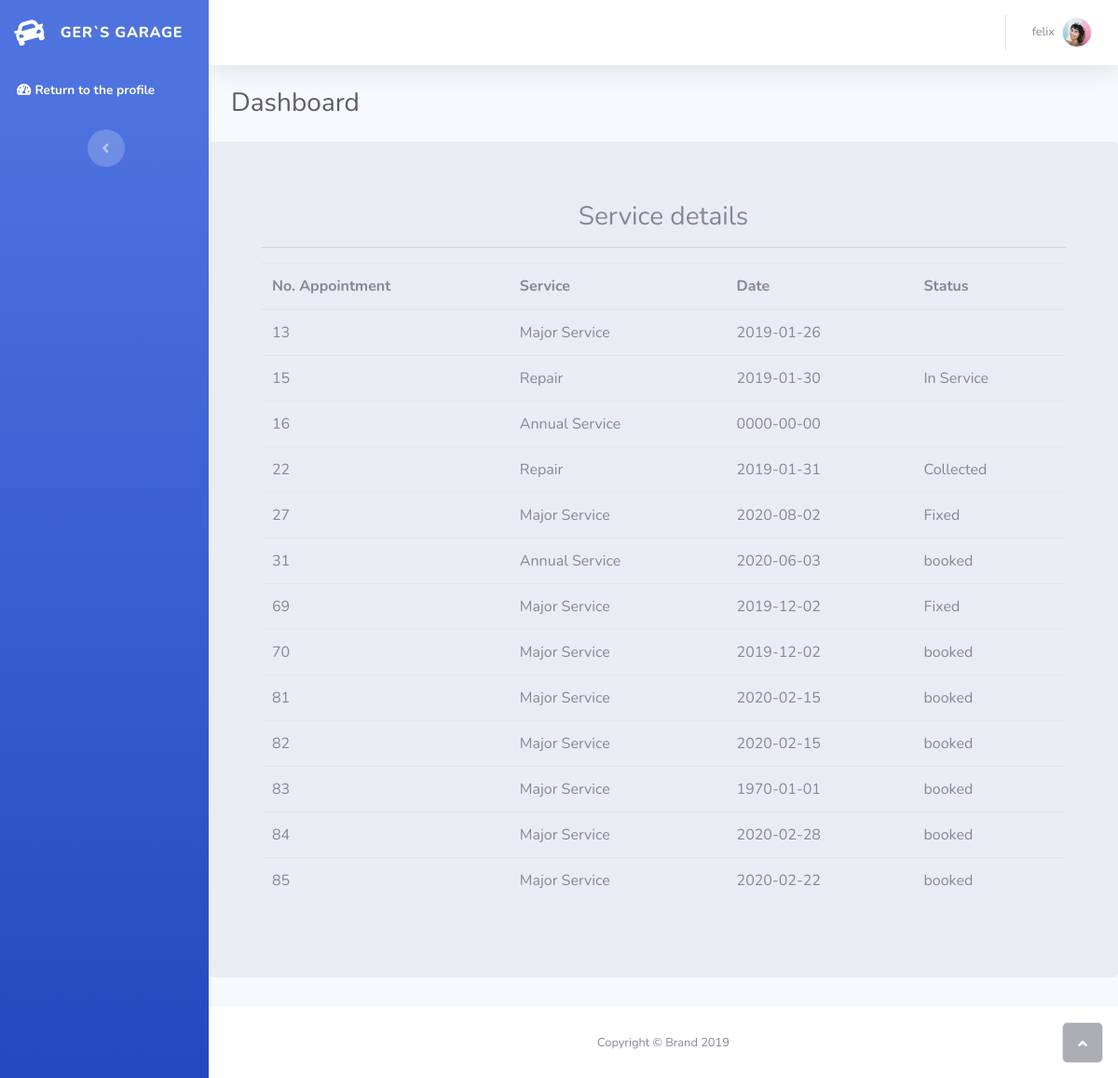
The app's page /admin/service.php (signed in) with its own data.
### tables this page shows
CREATE TABLE `users` (
  `idUser` int(11) NOT NULL,
  `email` varchar(50) DEFAULT NULL,
  `nameU` varchar(50) DEFAULT NULL,
  `phone` varchar(50) DEFAULT NULL,
  `passwordU` varchar(50) DEFAULT NULL,
  `licence` varchar(20) NOT NULL,
  `vehicleModel` varchar(20) NOT NULL,
  `vehicleEngine` varchar(20) NOT NULL
);

CREATE TABLE `appointment` (
  `idAppointment` int(11) NOT NULL,
  `idUser` int(20) NOT NULL,
  `idService` int(20) NOT NULL,
  `idItem` int(5) DEFAULT 100,
  `date` date NOT NULL,
  `status` varchar(20) NOT NULL,
  `idMechanic` int(10) NOT NULL DEFAULT 100,
  `total` int(10) NOT NULL
);

CREATE TABLE `service` (
  `IdService` int(11) NOT NULL,
  `typeService` varchar(20) NOT NULL,
  `price` int(5) NOT NULL,
  `value` int(5) NOT NULL
);

### admin/service.php (the view, shortened to what this page needs)
<?php
    require '../includes/database.php';
    $iduser=$_SESSION['id_user'];
    $sql="SELECT idUser, nameU FROM users WHERE idUser = '$iduser'";
    $result=$conexion->query($sql);
    $row=$result->fetch_assoc();
    $infoappointment = "SELECT idUser,idService,date,status,idAppointment FROM appointment WHERE idUser = $iduser";
    $infoservice = "SELECT service.typeService from service INNER JOIN appointment ON service.idService = appointment.idService WHERE idUser = $iduser";
    $resultappointment=$conexion->query($infoappointment);
    $resultservice = $conexion->query($infoservice);
    ?>
<!DOCTYPE html>
<html>
<head>
    <link rel="stylesheet" href="assets/bootstrap/css/bootstrap.min.css">
    <link rel="stylesheet" href="assets/fonts/fontawesome-all.min.css">
</head>
<body id="page-top">
    <div id="wrapper">
        <nav class="navbar navbar-dark align-items-start sidebar sidebar-dark accordion bg-gradient-primary p-0">
            <div class="container-fluid d-flex flex-column p-0">
                <a class="navbar-brand d-flex justify-content-center align-items-center sidebar-brand m-0" href="#">
                    <div class="sidebar-brand-icon rotate-n-15"><i class="fas fa-car"></i></div>
                    <div class="sidebar-brand-text mx-3"><span>ger`s garage</span></div>
                </a>
                <ul class="nav navbar-nav text-light" id="accordionSidebar">
                    <li class="nav-item" role="presentation"><a class="nav-link active" href="profile.php"><i class="fas fa-tachometer-alt"></i><span>Return to the profile</span></a></li>
                </ul>
                <div class="text-center d-none d-md-inline"><button class="btn rounded-circle border-0" id="sidebarToggle" type="button"></button></div>
            </div>
        </nav>
        <div class="d-flex flex-column" id="content-wrapper"><div id="content">
    <nav class="navbar navbar-light navbar-expand bg-white shadow mb-4 topbar static-top">
        <div class="container-fluid"><button class="btn btn-link d-md-none rounded-circle mr-3" id="sidebarToggleTop" type="button"><i class="fas fa-bars"></i></button>
            <ul class="nav navbar-nav flex-nowrap ml-auto">
                <li role="presentation" class="nav-item dropdown no-arrow">
                    <div class="nav-item dropdown no-arrow"><a data-toggle="dropdown" aria-expanded="false" class="dropdown-toggle nav-link" href="#"><span class="d-none d-lg-inline mr-2 text-gray-600 small">
                        <?php echo utf8_decode($row['nameU']);?>
                        </span><img class="border rounded-circle img-profile" src="assets/img/avatars/avatar1.jpeg" /></a>
                    </div>
                </li>
            </ul>
        </div>
    </nav>
<div class="container-fluid">
    <div class="d-sm-flex justify-content-between align-items-center mb-4">
        <h3 class="text-dark mb-0">Dashboard</h3>
    </div>
</div>
<div class="jumbotron">
    <div class="container">
        <h3 align="center">Service details</h3>
    <hr>
    <table class="table table-hover">
        <thead>
            <tr>
                <th>No. Appointment</th>
                <th>Service</th>
                <th>Date</th>
                <th>Status</th>
            </tr>
        </thead>
        <tbody>
            <tr>
                <?php
                    while($regappointment = $resultappointment ->fetch_array(MYSQLI_BOTH) AND $regservice = $resultservice ->fetch_array(MYSQLI_BOTH) ){
                        echo"<tr>
                                <td>".$regappointment['idAppointment']."</td>
                                <td>".$regservice['typeService']."</td>
                                <td>".$regappointment['date']."</td>
                                <td>".$regappointment['status']."</td>
                            </tr>";
                    }
                ?>
        </tbody>
    </table>
    </div>
</div>
</div>
            <footer class="bg-white sticky-footer">
                <div class="container my-auto">
                    <div class="text-center my-auto copyright"><span>Copyright © Brand 2019</span></div>
                </div>
            </footer>
        </div><a class="border rounded d-inline scroll-to-top" href="#page-top"><i class="fas fa-angle-up"></i></a></div>
</body>
</html>

### records on screen
users: nameU "felix"
service: typeService "Major Service"
appointment: idAppointment "13", date "2019-01-26"
service: typeService "Repair"
appointment: idAppointment "15", date "2019-01-30", status "In Service"
service: typeService "Annual Service"
appointment: idAppointment "16", date "0000-00-00"
appointment: idAppointment "22", date "2019-01-31", status "Collected"
appointment: idAppointment "27", date "2020-08-02", status "Fixed"
appointment: idAppointment "31", date "2020-06-03", status "booked"
appointment: idAppointment "69", date "2019-12-02", status "Fixed"
appointment: idAppointment "70", date "2019-12-02", status "booked"
appointment: idAppointment "81", date "2020-02-15", status "booked"
appointment: idAppointment "82", date "2020-02-15", status "booked"
appointment: idAppointment "83", date "1970-01-01", status "booked"
appointment: idAppointment "84", date "2020-02-28", status "booked"
appointment: idAppointment "85", date "2020-02-22", status "booked"
